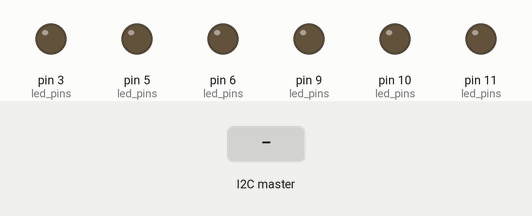
The sketch below on a simulated Arduino Uno, built with avr-gcc and run on an emulated ATmega328P. Shown: output pins drawn as LEDs (lit = HIGH). The inputs (shaded band) are chosen by the test bench.

Above: at 1.2 s.
1.3 s: the I2C master sends the byte 1
At 1.7 s:
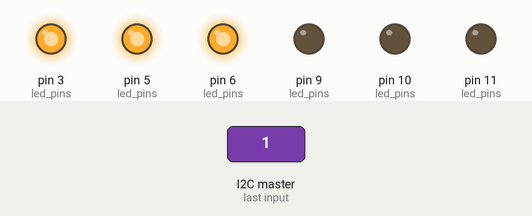
2.8 s: the I2C master sends the byte 0
At 4.1 s:
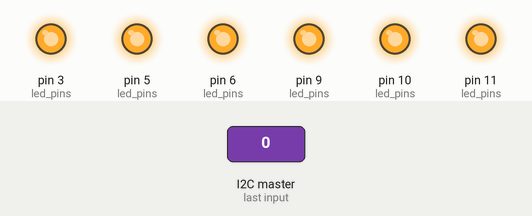
Timing chart, 0 to 5.8 s (numbered marks = the images above; inputs shaded):
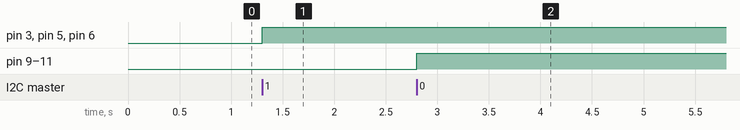

The sketch:

led_avr.ino
```cpp
#include <Arduino.h>
#include <Wire.h>
#include "BSConsts.h"

#define CTRL_RED_1 5
#define CTRL_GREEN_1 3
#define CTRL_BLUE_1 6
#define CTRL_RED_2 10
#define CTRL_GREEN_2 9
#define CTRL_BLUE_2 11

const int led_pins[] = {
  CTRL_RED_1,
  CTRL_GREEN_1,
  CTRL_BLUE_1,
  CTRL_RED_2,
  CTRL_GREEN_2,
  CTRL_BLUE_2
};

volatile uint8_t led_states[] =  { 0, 0, 0, 0, 0, 0 };

void setup() {

  //Analog(PWM) Outputs for directional driving (0-255)
  for (int i = 0; i < 6; i++) {
    pinMode(led_pins[i], OUTPUT);
    analogWrite(led_pins[i], 0);
  }

  Wire.begin(LED_AVR_ADDR);
  Wire.onReceive(handleReceive);
}

void loop() {
  for (int i = 0; i < 6; i++) {
    analogWrite(led_pins[i], led_states[i]);
  }
}


void handleReceive(int numBytes) {
  uint8_t channel, red, green, blue;
  while (Wire.available()) {
    channel = Wire.read();
    red = Wire.read();
    green = Wire.read();
    blue = Wire.read();
  }

  int offset = (channel == 1) ? 0 : 3;
  led_states[offset + RED] = red;
  led_states[offset + GREEN] = green;
  led_states[offset + BLUE] = blue;
}
```

Measured:
- after the input at 1.3 s, pin 3 (led_pins), pin 5 (led_pins), pin 6 (led_pins): LOW → HIGH at once
- after the input at 2.8 s, pin 9 (led_pins), pin 10 (led_pins), pin 11 (led_pins): LOW → HIGH at once
